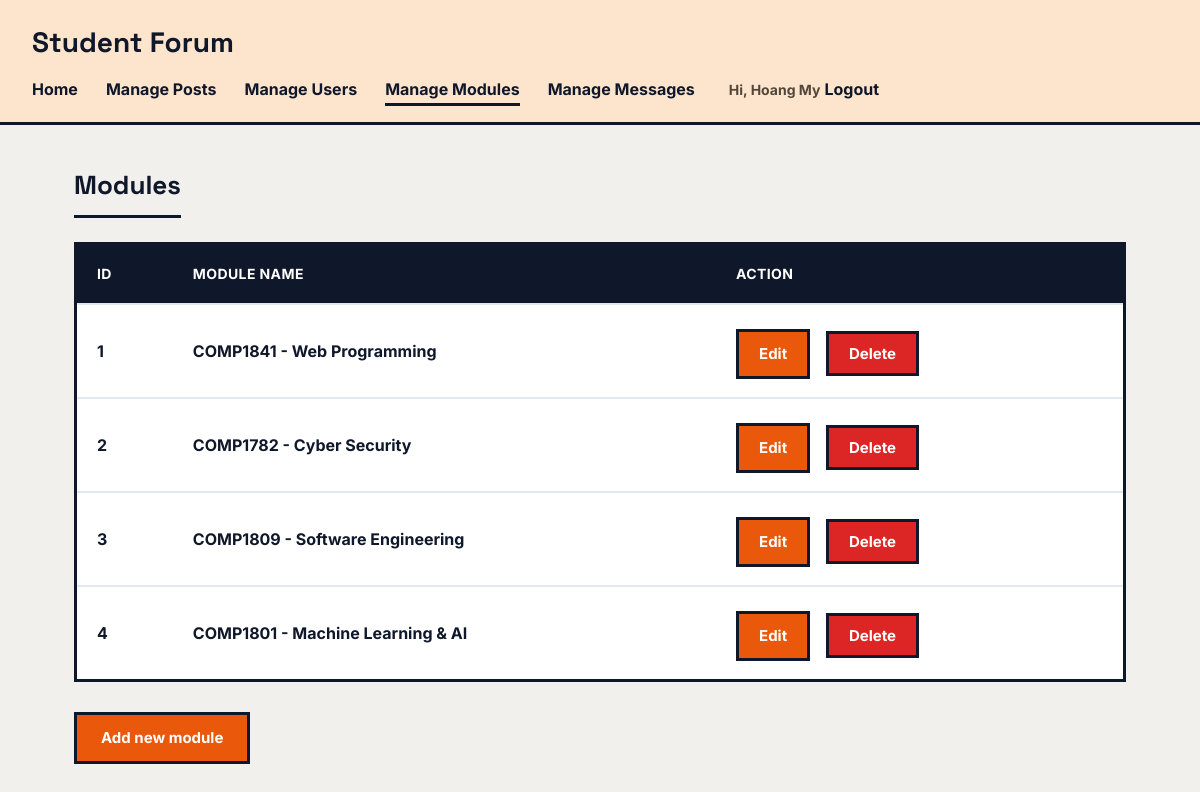
Page /module_list.php (signed in) on the committed database.
### tables this page shows
CREATE TABLE `modules` (
  `id` int(11) NOT NULL,
  `module_name` varchar(100) NOT NULL
);

### module_list.php (called while the page is built, shortened)
<?php
require 'includes/db_connect.php';
$modules = $pdo->query("SELECT * FROM modules")->fetchAll(PDO::FETCH_ASSOC);
include 'templates/header.php';
include 'templates/module_list_view.php';
include 'templates/footer.php';
?>

### templates/module_list_view.php (the view, shortened to what this page needs)
<h1>Modules</h1>
        <table>
            <tr>
                <th>ID</th>
                <th>Module name</th>
                <th>Action</th>
            </tr>
            <?php foreach ($modules as $module): ?>
            <tr>
                <td><?php echo $module['id']; ?></td>
                <td><?php echo $module['module_name']; ?></td>
                <td>
                    <a class="action-link" href="module_edit.php?id=<?php echo $module['id']; ?>">Edit</a>
                    <form method="POST" action="module_delete.php" style="display:inline;" onsubmit="return confirm('Delete this module?')">
                        <button type="submit" class="action-link delete" style="font-family:inherit;cursor:pointer;">Delete</button>
                    </form>
                </td>
            </tr>
            <?php endforeach; ?>
        </table>
        <a href="module_add.php" class="btn">Add new module</a>

### style.css (style rules this page uses)
* { box-sizing: border-box; }
body { margin: 0; font-family: 'Inter', sans-serif; font-size: 16px; font-weight: 600; background: #F1F0EC; color: #0F172A; line-height: 1.6; }
h1, h2, h3 { font-family: 'Space Grotesk', sans-serif; font-weight: 700; color: #0F172A; margin: 0 0 0.6em; }
h1 { display: inline-block; font-size: 26px; padding-bottom: 8px; border-bottom: 3px solid #0F172A; margin-bottom: 24px; }
a { color: #EA580C; text-decoration: none; font-weight: 700; }
.btn { display: inline-block; background: #EA580C; color: #FFFFFF; border: 3px solid #0F172A; padding: 11px 24px; border-radius: 0; font-size: 15px; font-weight: 700; cursor: pointer; text-decoration: none; }
table { width: 100%; border-collapse: collapse; background: #FFFFFF; margin-bottom: 30px; border: 3px solid #0F172A; }
th, td { padding: 18px 20px; text-align: left; font-size: 16px; font-weight: 700; border-bottom: 2px solid #E2E8F0; color: #0F172A; }
th { background: #0F172A; color: #FFFFFF; font-weight: 700; font-size: 14px; text-transform: uppercase; letter-spacing: 0.4px; }
.action-link { display: inline-block; margin-right: 12px; margin-top: 6px; padding: 10px 20px; font-size: 15px; font-weight: 700; color: #FFFFFF; background: #EA580C; border: 3px solid #0F172A; text-decoration: none; }
.action-link.delete { color: #FFFFFF; background: #DC2626; }

### rows in the picture
modules: id "1", module_name "COMP1841 - Web Programming"
modules: id "2", module_name "COMP1782 - Cyber Security"
modules: id "3", module_name "COMP1809 - Software Engineering"
modules: id "4", module_name "COMP1801 - Machine Learning & AI"

### other values in the picture
$_SESSION['username'] "Hoang My"
